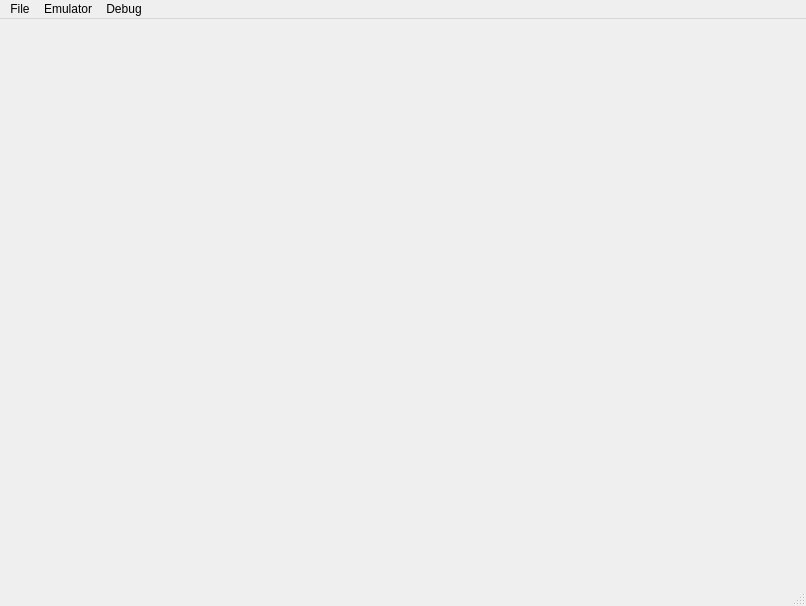
<?xml version="1.0" encoding="UTF-8"?>
<ui version="4.0">
 <class>MainWindow</class>
 <widget class="QMainWindow" name="MainWindow">
  <property name="geometry">
   <rect>
    <x>0</x>
    <y>0</y>
    <width>806</width>
    <height>606</height>
   </rect>
  </property>
  <property name="windowTitle">
   <string>SuperII - Apple II Emulator</string>
  </property>
  <widget class="QWidget" name="centralwidget"/>
  <widget class="QMenuBar" name="menubar">
   <property name="geometry">
    <rect>
     <x>0</x>
     <y>0</y>
     <width>806</width>
     <height>17</height>
    </rect>
   </property>
   <widget class="QMenu" name="menuFile">
    <property name="title">
     <string>File</string>
    </property>
    <addaction name="actionSettings"/>
    <addaction name="separator"/>
    <addaction name="actionExit"/>
   </widget>
   <widget class="QMenu" name="menuEmulator">
    <property name="title">
     <string>Emulator</string>
    </property>
    <addaction name="actionReset"/>
    <addaction name="actionPower_Cycle"/>
    <addaction name="separator"/>
    <addaction name="actionQuick_Save"/>
    <addaction name="actionSave_State"/>
    <addaction name="separator"/>
    <addaction name="actionQuick_Load"/>
    <addaction name="actionLoad_State"/>
   </widget>
   <widget class="QMenu" name="menuDebug">
    <property name="title">
     <string>Debug</string>
    </property>
    <addaction name="actionVIew_CPU_Registers"/>
    <addaction name="actionDisassembly"/>
    <addaction name="actionView_Memory"/>
   </widget>
   <addaction name="menuFile"/>
   <addaction name="menuEmulator"/>
   <addaction name="menuDebug"/>
  </widget>
  <widget class="QStatusBar" name="statusbar"/>
  <action name="actionExit">
   <property name="text">
    <string>Exit</string>
   </property>
  </action>
  <action name="actionReset">
   <property name="text">
    <string>Reset</string>
   </property>
   <property name="shortcut">
    <string>F2</string>
   </property>
  </action>
  <action name="actionQuick_Save">
   <property name="text">
    <string>Quick Save</string>
   </property>
   <property name="shortcut">
    <string>F5</string>
   </property>
  </action>
  <action name="actionSave_State">
   <property name="text">
    <string>Save State...</string>
   </property>
   <property name="shortcut">
    <string>F6</string>
   </property>
  </action>
  <action name="actionQuick_Load">
   <property name="text">
    <string>Quick Load</string>
   </property>
   <property name="shortcut">
    <string>F9</string>
   </property>
  </action>
  <action name="actionLoad_State">
   <property name="text">
    <string>Load State...</string>
   </property>
   <property name="shortcut">
    <string>F10</string>
   </property>
  </action>
  <action name="actionSettings">
   <property name="text">
    <string>Settings...</string>
   </property>
  </action>
  <action name="actionPower_Cycle">
   <property name="text">
    <string>Power Cycle</string>
   </property>
   <property name="shortcut">
    <string>F3</string>
   </property>
  </action>
  <action name="actionDisassembly">
   <property name="text">
    <string>Disassembly...</string>
   </property>
  </action>
  <action name="actionVIew_CPU_Registers">
   <property name="text">
    <string>CPU Registers...</string>
   </property>
  </action>
  <action name="actionView_Memory">
   <property name="text">
    <string>Memory View...</string>
   </property>
  </action>
 </widget>
 <resources/>
 <connections>
  <connection>
   <sender>actionExit</sender>
   <signal>triggered()</signal>
   <receiver>MainWindow</receiver>
   <slot>close()</slot>
   <hints>
    <hint type="sourcelabel">
     <x>-1</x>
     <y>-1</y>
    </hint>
    <hint type="destinationlabel">
     <x>399</x>
     <y>299</y>
    </hint>
   </hints>
  </connection>
 </connections>
</ui>
